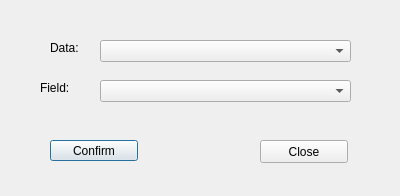
<?xml version="1.0" encoding="UTF-8"?>
<ui version="4.0">
 <class>LogTransDialog</class>
 <widget class="QDialog" name="LogTransDialog">
  <property name="geometry">
   <rect>
    <x>0</x>
    <y>0</y>
    <width>400</width>
    <height>196</height>
   </rect>
  </property>
  <property name="windowTitle">
   <string>Dialog</string>
  </property>
  <widget class="QLabel" name="label_2">
   <property name="geometry">
    <rect>
     <x>40</x>
     <y>80</y>
     <width>51</width>
     <height>16</height>
    </rect>
   </property>
   <property name="text">
    <string>Field:</string>
   </property>
  </widget>
  <widget class="QLabel" name="label">
   <property name="geometry">
    <rect>
     <x>50</x>
     <y>40</y>
     <width>41</width>
     <height>16</height>
    </rect>
   </property>
   <property name="text">
    <string>Data:</string>
   </property>
  </widget>
  <widget class="QComboBox" name="cmb_field">
   <property name="geometry">
    <rect>
     <x>100</x>
     <y>80</y>
     <width>251</width>
     <height>22</height>
    </rect>
   </property>
  </widget>
  <widget class="QComboBox" name="cmb_layer">
   <property name="geometry">
    <rect>
     <x>100</x>
     <y>40</y>
     <width>251</width>
     <height>22</height>
    </rect>
   </property>
  </widget>
  <widget class="QPushButton" name="bt_draw">
   <property name="geometry">
    <rect>
     <x>50</x>
     <y>140</y>
     <width>88</width>
     <height>21</height>
    </rect>
   </property>
   <property name="text">
    <string>Confirm</string>
   </property>
  </widget>
  <widget class="QPushButton" name="bt_close">
   <property name="geometry">
    <rect>
     <x>260</x>
     <y>140</y>
     <width>88</width>
     <height>23</height>
    </rect>
   </property>
   <property name="text">
    <string>Close</string>
   </property>
  </widget>
 </widget>
 <resources/>
 <connections/>
</ui>
